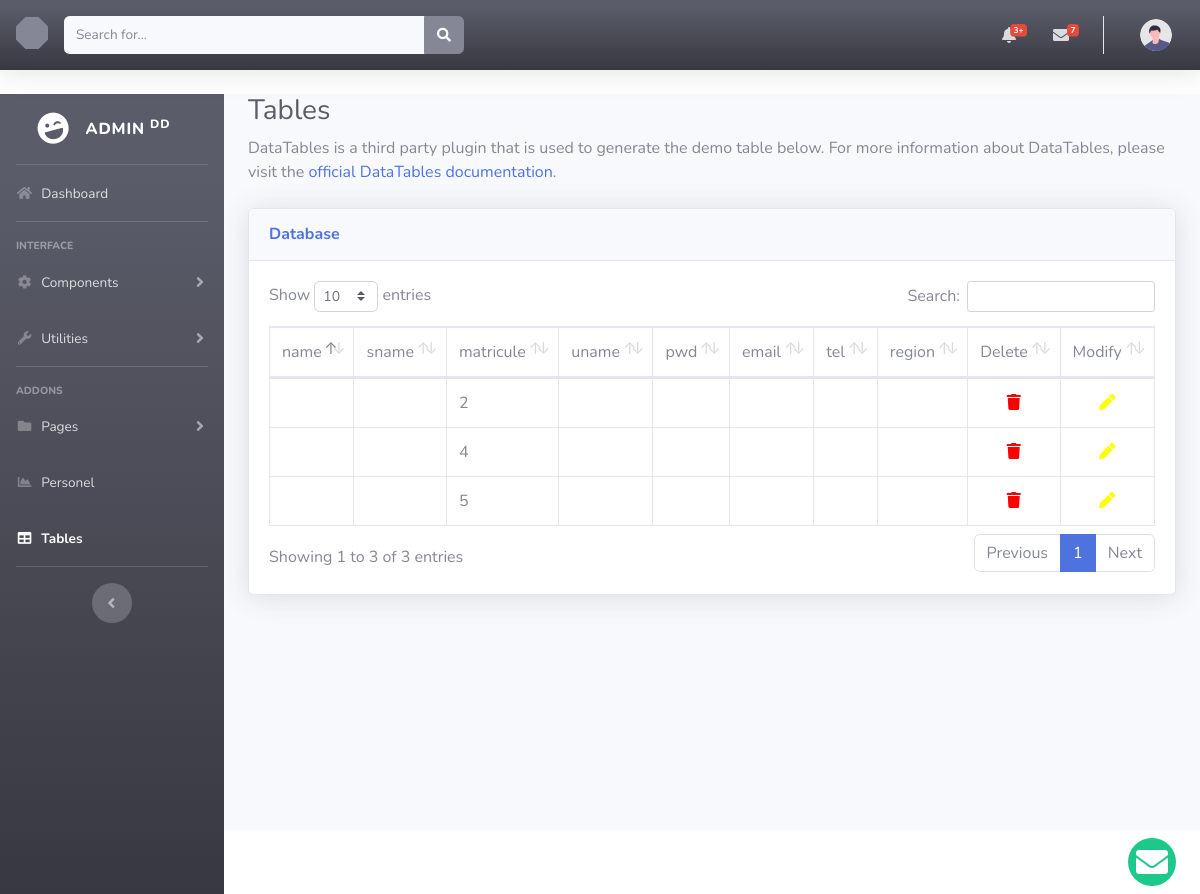
The page /ADMIN_GUI_2.0/display_view/A_tables.php on the database as committed earlier.
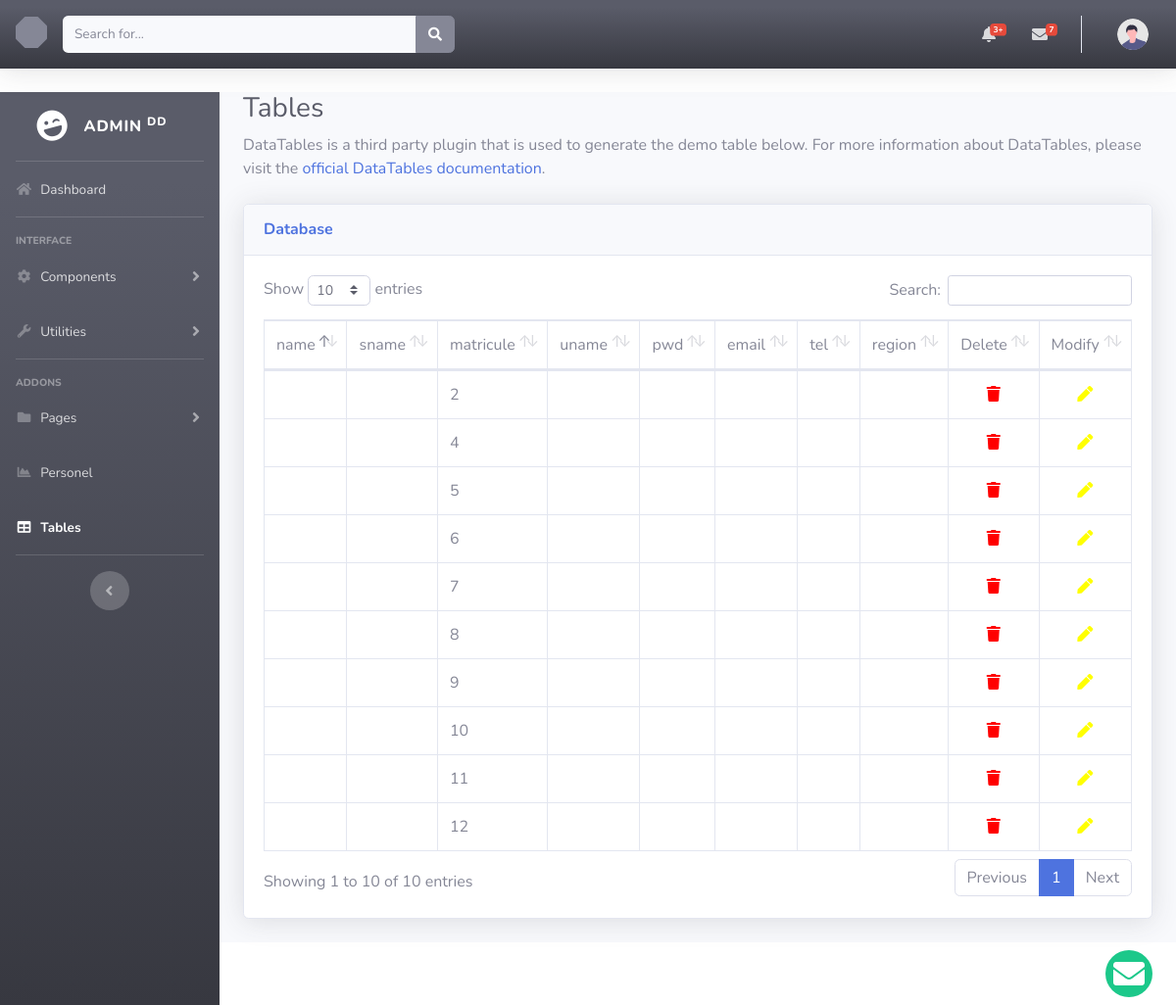
The same page on the database as committed later.
### tables this page shows
CREATE TABLE `students` (
  `matricule` int(50) NOT NULL,
  `level` int(11) NOT NULL,
  `speciality` varchar(50) NOT NULL,
  `Department` varchar(30) NOT NULL,
  `id_person` int(11) NOT NULL,
  `function` varchar(30) DEFAULT NULL
);

### ADMIN_GUI_2.0/display_view/A_tables.php (the view, shortened to what the changed rows need)
<!DOCTYPE html>
<html lang="en">
<head>
    <link rel="stylesheet" href="../bootstrap-4.0.0/dist/css/bootstrap.min.css">
    <link rel="stylesheet" href="../bootstrap-4.6/dist/icons/font/bootstrap-icons.css">
    <link rel="stylesheet" href="../css/fontawesome-free-5.15.3-web/fontawesome-free-5.15.3-web/css/all.css">
    <link href="../datatables/dataTables.bootstrap4.min.css" rel="stylesheet">
    <link href="../css/sb-admin-2.min.css" rel="stylesheet">
</head>
<body id="page-top">
    <div id="wrapper">
        <div id="content-wrapper" class="d-flex flex-column">
            <div id="content">
                <div class="container-fluid">
                    <h1 class="h3 mb-2 text-gray-800">Tables</h1>
                    <div class="card shadow mb-4">
                        <div class="card-body">
                            <div class="table-responsive ">
                                <?php
                                    require_once('../includes/connection.php');
                                ?>
                                <table class="table table-bordered " id="dataTable" width="100%" cellspacing="0">
                                    <thead>
                                        <tr>
                                            <td>name </td>
                                            <td>sname </td>
                                            <td>matricule </td>
                                            <td>uname </td>
                                            <td>pwd</td>
                                            <td>email </td>
                                            <td>tel </td>
                                            <td>region </td>
                                            <td>Delete</td>
                                            <td>Modify</td>
                                        </tr>
                                    </thead>
                                    <tbody>
                                        <?php
                                        $query = "select * from students";
                                        $result = mysqli_query($con, $query);
                                        while ($row1 =  mysqli_fetch_assoc($result)) {
                                            $name  =    $row1["name"];
                                            $sname =    $row1["sname"];
                                            $matricule = $row1["matricule"];
                                            $uname =    $row1["uname"];
                                            $pwd =      $row1["pwd"];
                                            $email =    $row1["email"];
                                            $tel =      $row1["tel"];
                                            $region =   $row1["region"];
                                            echo "<tr>";
                                            echo "<td>" . $name . "</td>";
                                            echo "<td>" . $sname . "</td>";
                                            echo "<td>" . $matricule . "</td>";
                                            echo "<td>" . $uname . "</td>";
                                            echo "<td>" . $pwd . "</td>";
                                            echo "<td>" . $email . "</td>";
                                            echo "<td>" . $tel . "</td>";
                                            echo "<td>" . $region . "</td>";
                                            echo "<td class='text-center warning'>"."<a href='#' class='fa fa-trash' style='color:red;'></a>"."</td>";
                                            echo "<td class='text-center'>"."<a href='#' class='fa fa-pen' style='color:yellow;'></a>"."</td>";
                                            echo "</tr>";
                                        }
                                        ?>
                                    </tbody>
                                </table>
                            </div>
                        </div>
                    </div>
                </div>
            </div>
        </div>
    </div>
</body>
</html>

Rows that differ between the two databases and show on the page:
added students: matricule "6"
added students: matricule "7"
added students: matricule "8"
added students: matricule "9"
added students: matricule "10"
added students: matricule "11"
added students: matricule "12"
Other text that changed with them:
text written by a page script: "Show entries Search: Showing 1 to 3 of 3 entries Previous 1 Next" → "Show entries Search: Showing 1 to 10 of 10 entries Previous 1 Next"
